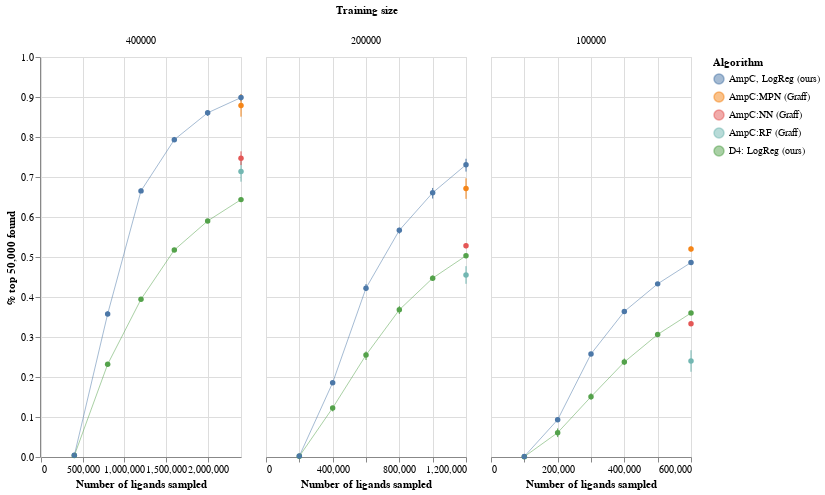

The code cell stored with this chart in its notebook:
### Code cell
error_bars = alt.Chart(concat).mark_errorbar(extent='ci').encode(
  x=alt.X('N ligands explored:Q',title='Number of ligands sampled'),
  y=alt.Y('% top-k found:Q', title='% top 50,000 found'),
    color=alt.Color('Algorithm')
)

points = alt.Chart(concat).mark_point(filled=True, color='black').encode(
  x=alt.X('N ligands explored:Q'),
  y=alt.Y('% top-k found:Q',aggregate='mean',title='% top 50,000 found'),
    color=alt.Color('Algorithm')
)

line = alt.Chart(concat).mark_line(color='black',size=1,opacity=0.5).encode(
  x=alt.X('N ligands explored:Q'),
  y=alt.Y('% top-k found:Q',aggregate='mean',title='% top 50,000 found'),
    color=alt.Color('Algorithm')
)

ch = (error_bars+points+line).properties(height=400,width=200).facet(
    column=alt.Column('Training size:N',sort=alt.Sort([0.004, 0.002, 0.001])),
).resolve_scale(x='independent')
ch

### Figure 1 — Vega-Lite specification as saved in the notebook (floating-point values rounded to 4 significant figures; data arrays with more than 128 entries replaced by an {"elided": "..."} marker saying what was removed)
{"config": {"view": {"continuousWidth": 400, "continuousHeight": 300}}, "data": {"name": "data-95b4492ef4dcc8dd01126f55b5ab9253"}, "facet": {"column": {"type": "nominal", "field": "Training size", "sort": [0.004, 0.002, 0.001]}}, "spec": {"layer": [{"mark": {"type": "errorbar", "extent": "ci"}, "encoding": {"color": {"type": "nominal", "field": "Algorithm"}, "x": {"type": "quantitative", "field": "N ligands explored", "title": "Number of ligands sampled"}, "y": {"type": "quantitative", "field": "% top-k found", "title": "% top 50,000 found"}}}, {"mark": {"type": "point", "color": "black", "filled": true}, "encoding": {"color": {"type": "nominal", "field": "Algorithm"}, "x": {"type": "quantitative", "field": "N ligands explored"}, "y": {"type": "quantitative", "aggregate": "mean", "field": "% top-k found", "title": "% top 50,000 found"}}}, {"mark": {"type": "line", "color": "black", "opacity": 0.5, "size": 1}, "encoding": {"color": {"type": "nominal", "field": "Algorithm"}, "x": {"type": "quantitative", "field": "N ligands explored"}, "y": {"type": "quantitative", "aggregate": "mean", "field": "% top-k found", "title": "% top 50,000 found"}}}], "height": 400, "width": 200}, "resolve": {"scale": {"x": "independent"}}, "$schema": "https://vega.github.io/schema/vega-lite/v4.8.1.json", "datasets": {"data-95b4492ef4dcc8dd01126f55b5ab9253": {"elided": "135 records"}}}
